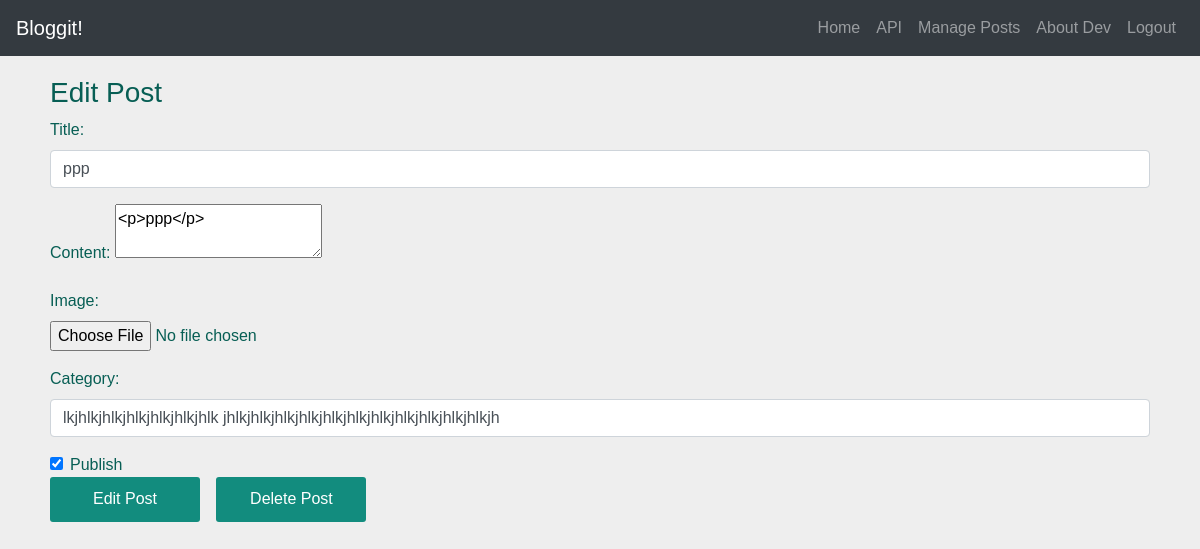
Page /dashboard/admin/edit/ppp7050528d0c (signed in) on the committed database.
### api/models.py (models this page shows, shortened)
class Post(models.Model):
    custom_id = models.CharField(primary_key = True, max_length=100, unique=True, editable=False)
    creator = models.ForeignKey(User, on_delete = models.Case)
    title = models.CharField(max_length=1000)
    image = models.ImageField(upload_to = upload_image_path, blank = True, null = True)
    body = HTMLField(
    )
    time = models.CharField(default = datetime.now(), max_length = 120)
    publish = models.BooleanField(default=False)
    categories = models.CharField(default = "", max_length=100)
    views = models.PositiveIntegerField(default = 0)

### app/views.py (the view, shortened to what this page needs)
# urls.py: path("dashboard/admin/edit/<str:post_id>", PostEditView.as_view(), name = "edit-page"),
class PostEditView(View):
    def get(self, request, post_id, **kwargs):
        post_ = get_object_or_404(Post, custom_id = post_id, creator = request.user)
        context = {
            "post": post_
        }
        return render(request, "edit-post.html", context)

### templates/edit-post.html (shortened to what this page needs)
{% load static %}
<!DOCTYPE html>
<html lang="en">
<head>
    <link rel="stylesheet" href="https://stackpath.bootstrapcdn.com/bootstrap/4.5.2/css/bootstrap.min.css">
    <link rel="stylesheet" href="{% static 'CSS/admin.css' %}">
</head>
<body>
    {% include 'extensions/nav.html' %}
    <section class="container">
        <section id="create-post" class="form-section active">
            <h3>Edit Post</h3>
            <form enctype="multipart/form-data" method="post">
                <section class="form-group">
                    <label for="title">Title:</label>
                    <input type="text" class="form-control" id="title" name="title" required value = "{{ post.title }}">
                </section>
                <section class="form-group">
                    <label for="content">Content:</label>
                    <textarea id="content" name="content">{{ post.body | safe }}</textarea>
                </section>
                <section class="form-group">
                    <label for="image">Image:</label>
                    <input type="file" class="form-control-file" id="image" name="image" accept=".png, .jpg, .jpeg" >
                </section>
                <section class="form-group">
                    <label for="category">Category:</label>
                    <input type="text" class="form-control" id="category" name="category" required value = "{{ post.categories }}">
                </section>
                <section class="form-check">
                    <input type="checkbox" class="form-check-input" id="publish" name="publish" {% if post.publish == True %} checked {% endif %}>
                    <label class="form-check-label" for="publish">Publish</label>
                </section>
                <section id="btns">
                    <button type="submit" class="btn btn-primary" name="submitpost" id="make-post">Edit Post</button>
                    <button type="submit" class="btn btn-primary" name="deletepost" id="delete-post">Delete Post</button>
                </section>
            </form>
        </section>
    </section>
    <link href="https://cdn.jsdelivr.net/npm/summernote@0.8.18/dist/summernote-lite.min.css" rel="stylesheet">
</body>
</html>

### static/CSS/admin.css (style rules this page uses)
body { background-color: #eee; color: #fff; font-family: 'Lucida Sans', 'Lucida Sans Regular', 'Lucida Grande', 'Lucida Sans Unicode', Geneva, Verdana, sans-serif; margin: 0; color: #075e54; }
.container { margin: 0 auto; padding: 20px; }
.form-section { display: none; }
.form-section.active { display: block; }
#btns button, .btn.btn-primary, .set-btn { background-color: #128c7e; border-radius: 3px ; border: none; width: 150px; margin-right: 12px; color: #fff; height: 45px; margin-bottom: 40px; }
.btn.btn-primary { width: 200px; }

### rows in the picture
Post: title "ppp", content "<p>ppp</p>", category "lkjhlkjhlkjhlkjhlkjhlkjhlk jhlkjhlkjhlkjhlkjhlkjhlkjhlkjhlkjhlkjhlkjhlkjh", publish "☑"
